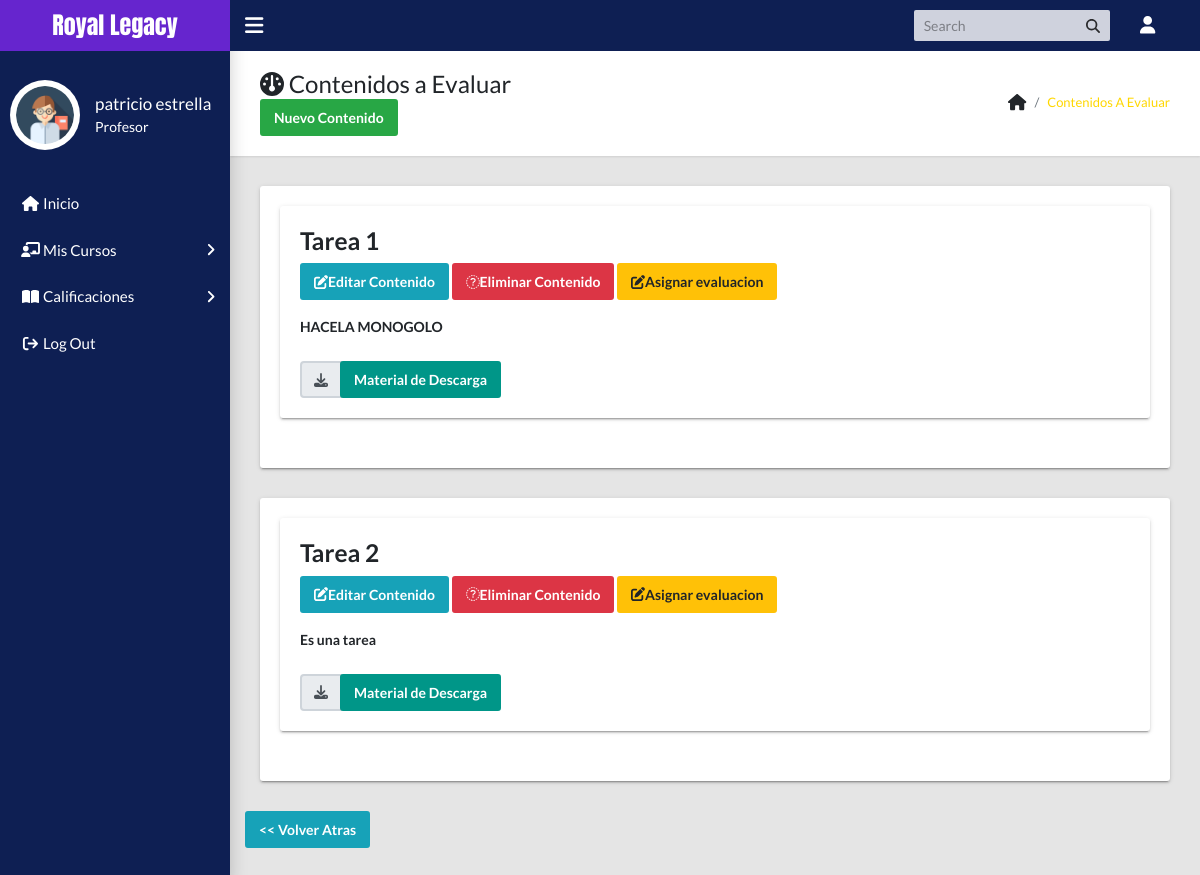
The app's page /profesor/contenido.php?curso=1 (signed in) with its own data.
### tables this page shows
CREATE TABLE `contenidos` (
  `contenido_id` int(11) NOT NULL,
  `titulo` varchar(100) NOT NULL,
  `descripcion` varchar(255) NOT NULL,
  `material` varchar(255) NOT NULL,
  `pm_id` int(11) NOT NULL
);

### profesor/contenido.php (the view, shortened to what this page needs)
<?php
if(!empty($_GET['curso']))
{
    $curso= $_GET['curso'];
} else {
    header("location: Profesor/");
}
require_once 'includes/header.php';
require_once '../includes/conexion.php';
$sql = "SELECT * from contenidos as c inner join profesor_materia as pm on c.pm_id = pm.pm_id where pm.pm_id = $curso";
$query = $pdo->prepare($sql);
$query->execute();
$row = $query->rowCount();
?>
<main class="app-content">
    <div class="app-title">
        <div>
            <h1><i class="fa fa-dashboard"></i> Contenidos a Evaluar</h1>
            <button class="btn btn-success" type="button" onclick="openModalContenido();">Nuevo Contenido</button>
            <br>
        </div>
        <ul class="app-breadcrumb breadcrumb">
            <li class="breadcrumb-item"><i class="fa fa-home fa-lg"></i></li>
            <li class="breadcrumb-item"><a href="#">Contenidos a Evaluar</a></li>
        </ul>
    </div>
    <div class="row">
        <?php if($row > 0 ){
            while($data = $query->fetch()){
            ?>
        <div class="col-md-12">
            <div class="tile">
                <div class="tile">
                    <div class="tile-tile-w-btn">
                        <h3 class="title"><?=$data['titulo']; ?></h3>
                        <p><button class="btn btn-info"
                                onclick="editarContenido(<?= $data['contenido_id']; ?>)"><i
                                    class="fa fa-edit"></i>Editar Contenido</i>
                            </button> <button class="btn btn-danger icon-btn"
                                onclick="eliminarContenido(<?= $data['contenido_id'] ?>);"><i
                                    class="fa fa-delet"></i>Eliminar Contenido</button>
                            <a class="btn btn-warning icon-btn"
                                href="evaluacion.php?curso=<?= $data['pm_id']; ?>&contenido=<?= $data['contenido_id']; ?>"><i
                                    class="fa fa-edit"></i>Asignar evaluacion</a>
                        </p>
                    </div>
                    <div class="tile-body">
                        <b><?= $data['descripcion']; ?></b>
                    </div>
                    <div class="titlet-footer mt-4">
                        <div class="input-group">
                            <div class="input-group-prepend">
                                <div class="input-group-text"> <i class="fas fa-download"></i> </div>
                            </div>
                            <a class="btn btn-primary" href="BASE_URL<?= $data['material']; ?>"
                                target="_blank"> Material de Descarga</a>
                        </div>
                    </div>
                </div>
            </div>
        </div>
        <?php } }?>
    </div>
    <div class="row">
        <a href="index.php" class="btn btn-info">
            << Volver Atras</a>
    </div>
</main>
<?php
 require_once 'includes/footer.php';
?>

### css/style.css (style rules this page uses)
*, *::before, *::after { padding: 0; margin: 0; box-sizing: border-box; }
body { font-family: 'Roboto', sans-serif; }

### records on screen
contenidos: titulo "Tarea 1", descripcion "HACELA MONOGOLO"
contenidos: titulo "Tarea 2", descripcion "Es una tarea"

### other values on screen
$_SESSION['nombre'] "patricio estrella"
